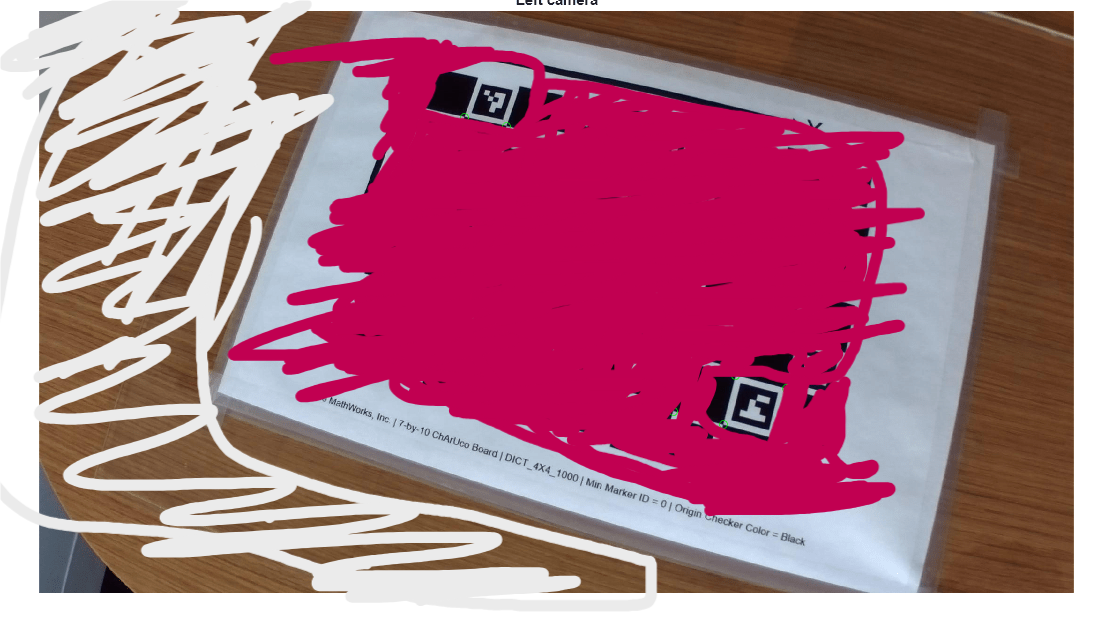
#> input picture tests/media/test5.png, 1114 x 620 px, found by its file name
$ python load-imageD.py
#> lines starting #> are read from the running program, lines starting #| are printed output that depends on the picture; after the words box and inside, x2 and y2 are one past the last pixel; in counts of white or black regions, pixels touching at a corner belong together
import cv2
import cv2.aruco as aruco
import numpy as np

image = cv2.imread("image/test5.PNG")
#> image is the input picture: shape (620, 1114, 3); mean B, G, R 133.5, 114.5, 176

if image is None:
    print("ERROR: image not found")
    exit()
print(f"Image loaded: {image.shape}")
#| Image loaded: (620, 1114, 3)

gray = cv2.cvtColor(image, cv2.COLOR_BGR2GRAY)
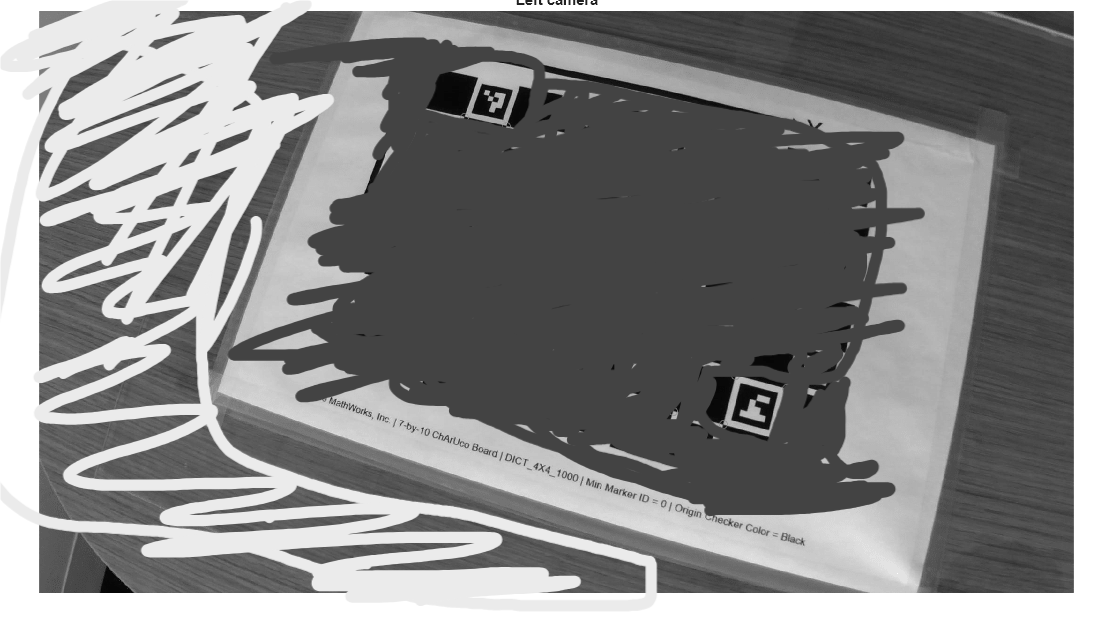
#> gray: shape (620, 1114); min 6, max 255, mean 135.1
display = image.copy()

dictionary = aruco.getPredefinedDictionary(aruco.DICT_4X4_50)
aruco_detector = aruco.ArucoDetector(dictionary)
corners, ids, rejected = aruco_detector.detectMarkers(gray)
#> corners = ([[741, 383], [777, 392], [768, 429], [731, 419]], [[482, 84], [512, 90], [503, 119], [472, 113]]); ids = [29, 0]; rejected = 27 items

print(f"Raw ArUco markers found: {len(corners)}")
#| Raw ArUco markers found: 2
print(f"Rejected candidates: {len(rejected)}")
#| Rejected candidates: 27

# draw detections in red and labels in green
if ids is not None:
    print(f"Marker IDs found: {ids.flatten()}")
#| Marker IDs found: [29  0]
    for corner, id in zip(corners, ids.flatten()):
        cx = int(corner[0][:, 0].mean())
        cy = int(corner[0][:, 1].mean())

        cv2.circle(display, (cx, cy), 6, (0, 0, 255), -1)          # red dot
        cv2.putText(display, str(id), (cx + 8, cy - 8),
                    cv2.FONT_HERSHEY_SIMPLEX, 0.6, (0, 255, 0), 2)  # green label
#> this loop made 2 passes
#> (corner, id, cx, cy) on passes 1 to 2: ([[741, 383], [777, 392], [768, 429], [731, 419]], 29, 754, 405), ([[482, 84], [512, 90], [503, 119], [472, 113]], 0, 492, 101)
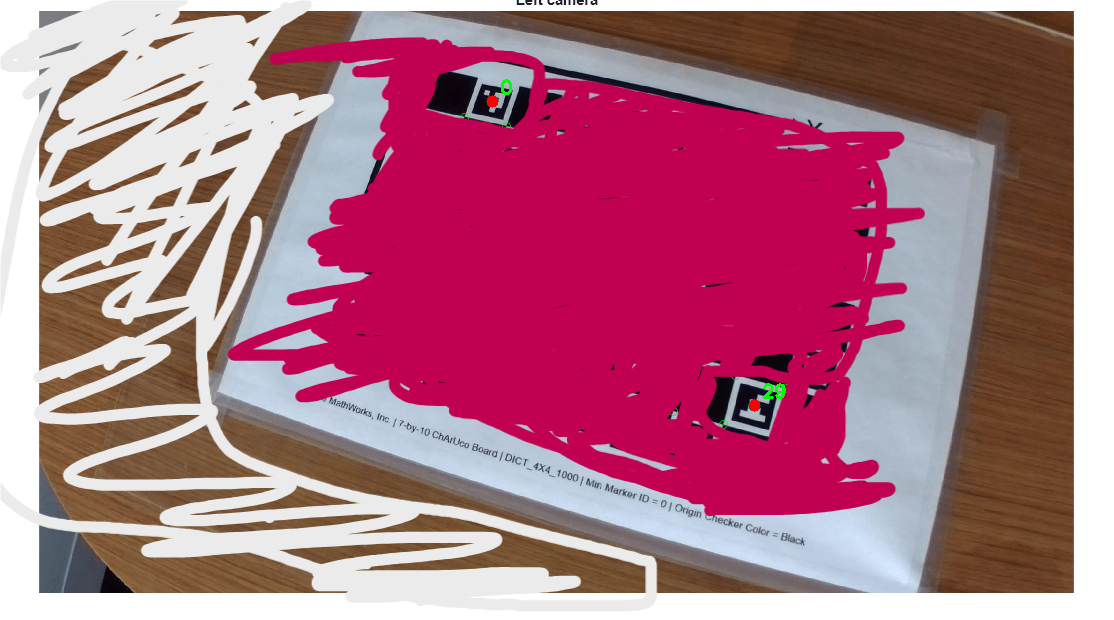
#> display: shape (620, 1114, 3); 0.08% of pixels changed, all inside (x1, y1, x2, y2) = (486, 79, 786, 412)

# draw rejected in yellow
for r in rejected:
    cx = int(r[0][:, 0].mean())
    cy = int(r[0][:, 1].mean())
    cv2.circle(display, (cx, cy), 4, (0, 255, 255), -1)  # yellow dot
#> this loop made 27 passes
#> (r, cx, cy) on passes 1 to 11: ([[205, 561], [221, 559], [288, 587], [258, 585]], 243, 573), ([[125, 52], [106, 75], [58, 102], [72, 77]], 90, 76), ([[440, 74], [477, 77], [465, 112], [426, 107]], 452, 92), ([[99, 192], [39, 212], [41, 202], [85, 182]], 66, 197), ([[236, 167], [209, 201], [187, 204], [199, 179]], 207, 187), ([[82, 543], [106, 566], [100, 588], [68, 584]], 89, 570), ([[208, 101], [198, 114], [155, 134], [191, 106]], 188, 113), ([[252, 129], [247, 139], [210, 155], [216, 142]], 231, 141), ([[197, 84], [185, 95], [156, 105], [150, 103]], 172, 96), ([[194, 31], [158, 48], [148, 46], [156, 39]], 164, 41), ([[152, 244], [145, 257], [112, 264], [118, 254]], 131, 254)
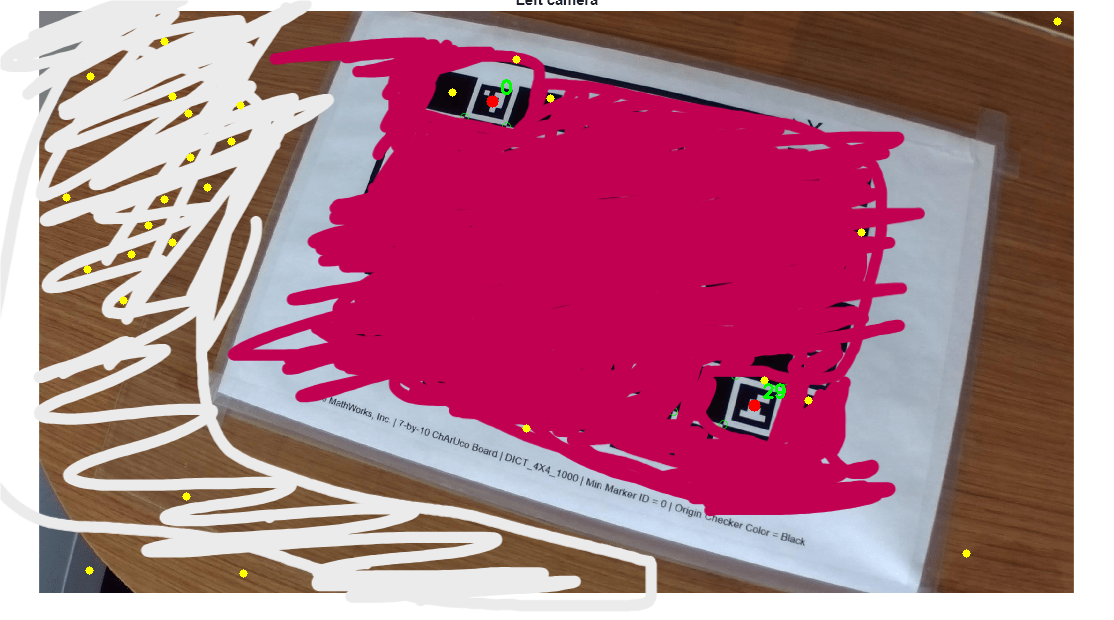
#> display: shape (620, 1114, 3); 0.19% of pixels changed, all inside (x1, y1, x2, y2) = (62, 17, 1062, 578)

cv2.imshow("detections", display)
cv2.waitKey(0)

$ run again, with tests/media/test3.png copied over tests/media/test5.png
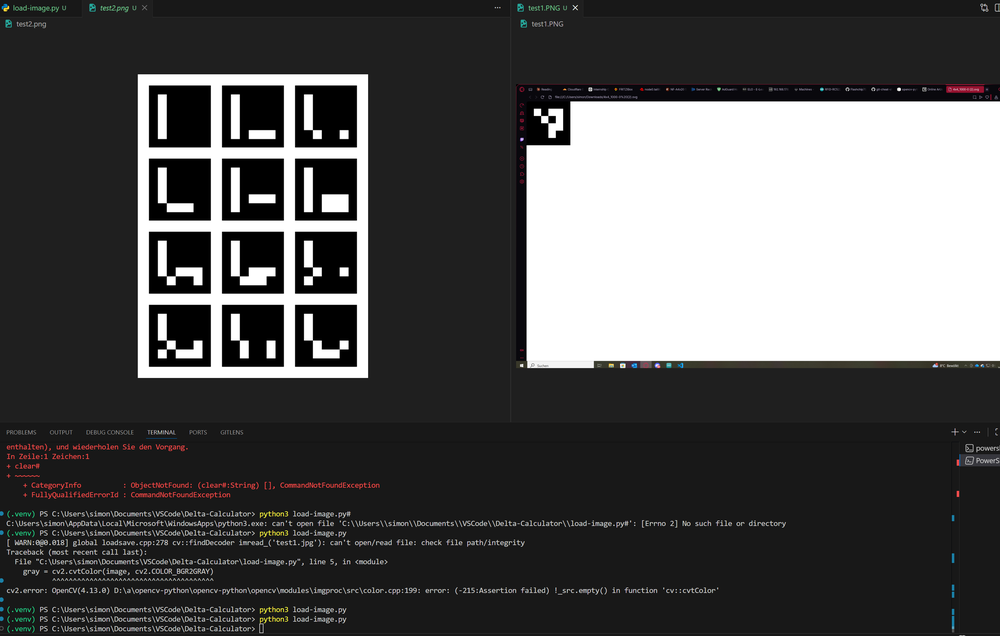
#> input picture tests/media/test3.png, 1000 x 636 px, shrunk from 3135 x 1994 before the run, found by its file name
#> image is the input picture: shape (636, 1000, 3); mean B, G, R 82.6, 82.7, 83
#| Image loaded: (636, 1000, 3)
#> corners = (); ids = None; rejected = 63 items
#| Raw ArUco markers found: 0
#| Rejected candidates: 63
#> the loop `for r in rejected:` made 63 passes
#> (r, cx, cy) on passes 1 to 7: ([[132, 65], [376, 68], [375, 385], [129, 384]], 253, 225), ([[295, 158], [356, 158], [356, 220], [295, 220]], 325, 189), ([[222, 158], [283, 158], [283, 220], [222, 220]], 252, 189), ([[149, 158], [210, 158], [210, 220], [149, 220]], 179, 189), ([[295, 85], [356, 85], [356, 147], [295, 147]], 325, 116), ([[222, 85], [283, 85], [283, 147], [222, 147]], 252, 116), ([[149, 85], [210, 85], [210, 147], [149, 147]], 179, 116)
#> after the loop `for r in rejected:`:
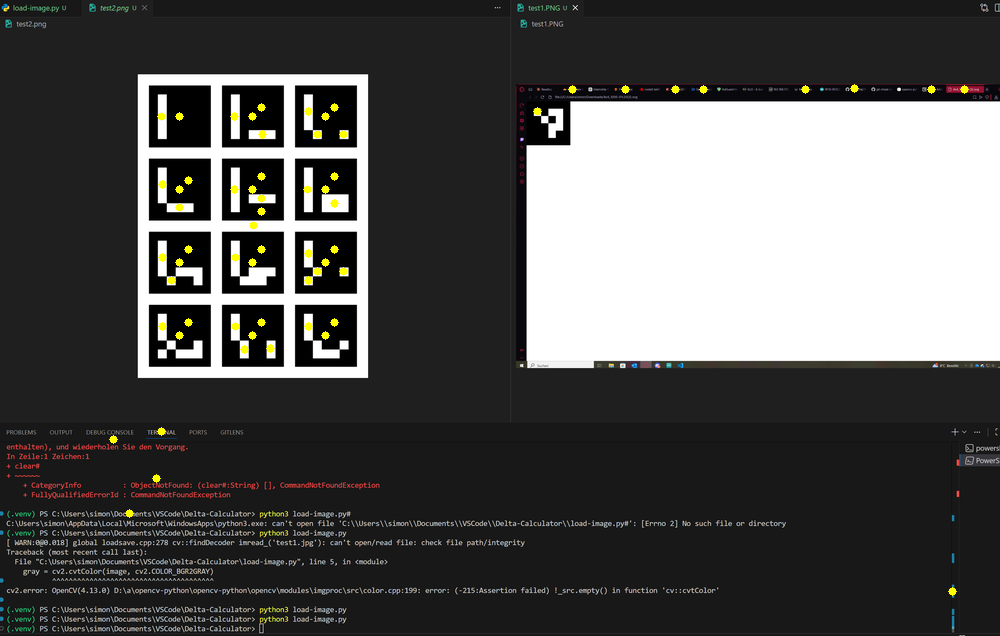
#> display: shape (636, 1000, 3); 0.49% of pixels changed, all inside (x1, y1, x2, y2) = (109, 84, 969, 596)

$ run again, with tests/media/test4.png copied over tests/media/test5.png
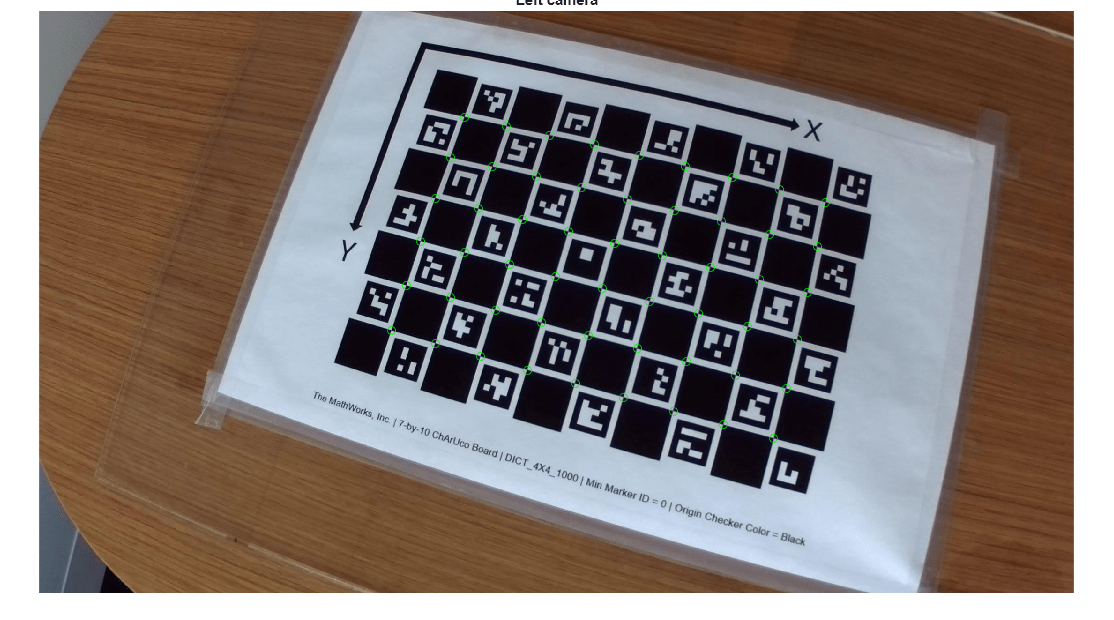
#> input picture tests/media/test4.png, 1114 x 620 px, found by its file name
#> image is the input picture: shape (620, 1114, 3); mean B, G, R 115, 119.2, 129.7
#| Image loaded: (620, 1114, 3)
#> corners = 35 items; ids = 35 values, max 34 at index 9, min 0 at index 34, mean 17; rejected = 48 items
#| Raw ArUco markers found: 35
#| Rejected candidates: 48
#| Marker IDs found: [23 12  9  8 11  7 20 33 29 34 28 32 24 19 27 22 31 18 13 21 14 17 26 30
#|  25  3 16  2  4  6 15 10  1  5  0]
#> the loop `for corner, id in zip(corners, ids.flatten()):` made 35 passes
#> (corner, id, cx, cy) on passes 1 to 7: ([[703, 322], [739, 331], [730, 366], [694, 356]], 23, 716, 343), ([[631, 205], [666, 214], [657, 247], [623, 238]], 12, 644, 226), ([[783, 197], [817, 205], [811, 238], [777, 229]], 9, 797, 217), ([[690, 173], [724, 182], [716, 213], [682, 205]], 8, 703, 193), ([[540, 183], [573, 191], [563, 223], [530, 215]], 11, 551, 203), ([[598, 152], [631, 159], [622, 191], [589, 182]], 7, 610, 171), ([[424, 248], [456, 257], [445, 289], [414, 280]], 20, 434, 268)
#> after the loop `for corner, id in zip(corners, ids.flatten()):`:
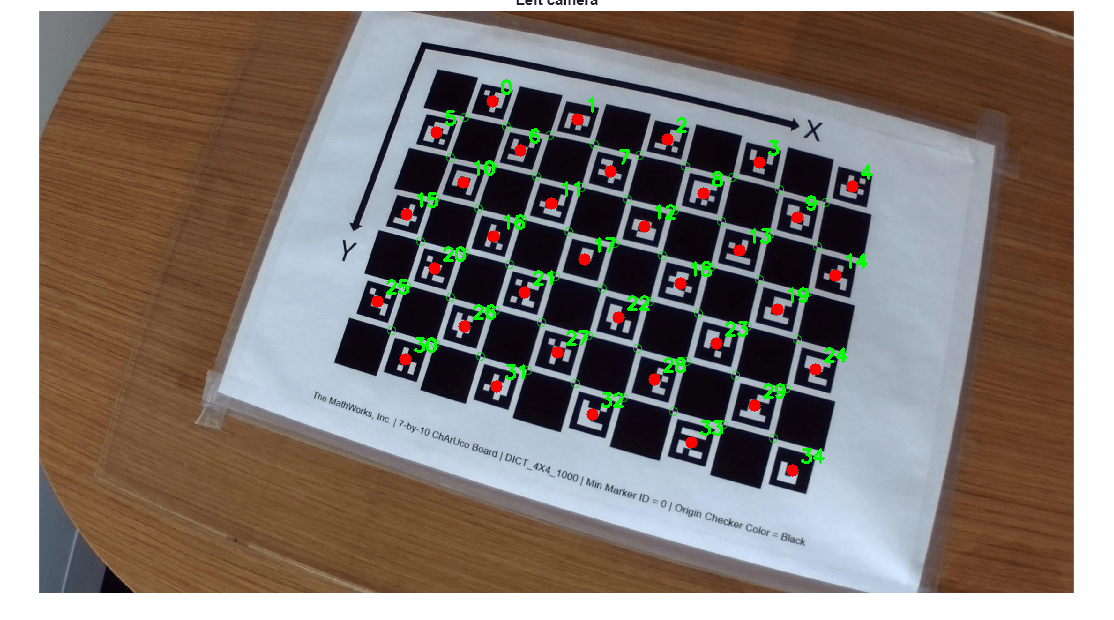
#> display: shape (620, 1114, 3); 1.33% of pixels changed, all inside (x1, y1, x2, y2) = (371, 79, 873, 477)
#> the loop `for r in rejected:` made 48 passes
#> (r, cx, cy) on passes 1 to 7: ([[39, 11], [1073, 11], [1073, 592], [39, 592]], 556, 301), ([[726, 421], [772, 438], [760, 488], [710, 474]], 742, 455), ([[434, 340], [483, 355], [465, 403], [420, 389]], 450, 371), ([[786, 389], [834, 401], [823, 450], [774, 437]], 804, 419), ([[588, 336], [636, 348], [623, 396], [575, 383]], 605, 365), ([[624, 398], [671, 415], [659, 460], [610, 446]], 641, 429), ([[527, 370], [573, 383], [560, 431], [512, 417]], 543, 400)
#> after the loop `for r in rejected:`:
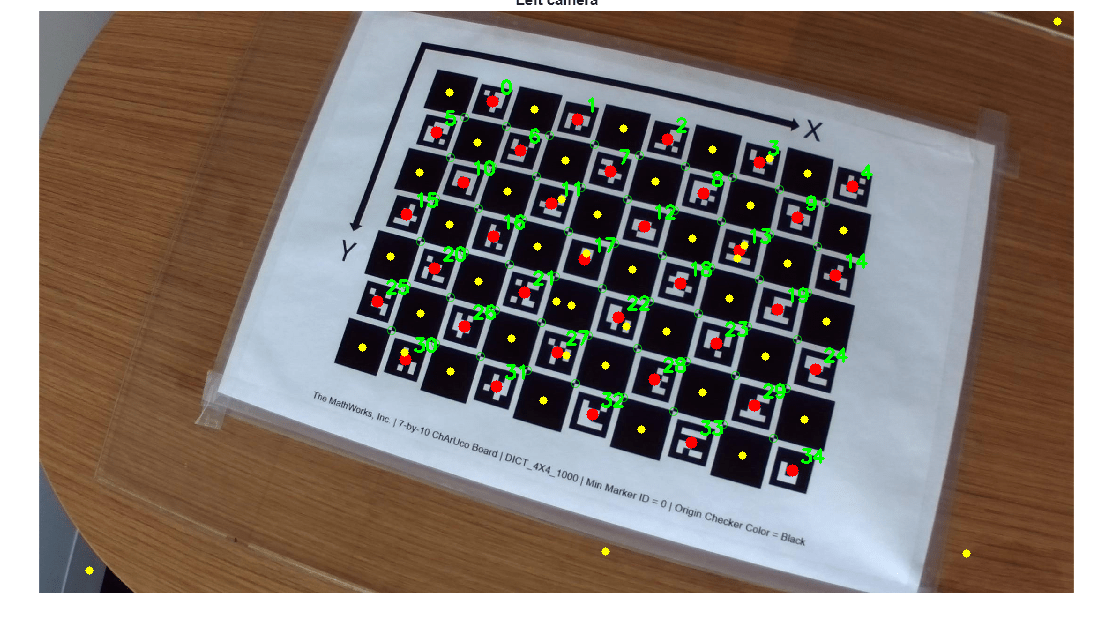
#> display: shape (620, 1114, 3); 0.34% of pixels changed, all inside (x1, y1, x2, y2) = (85, 17, 1062, 575)
